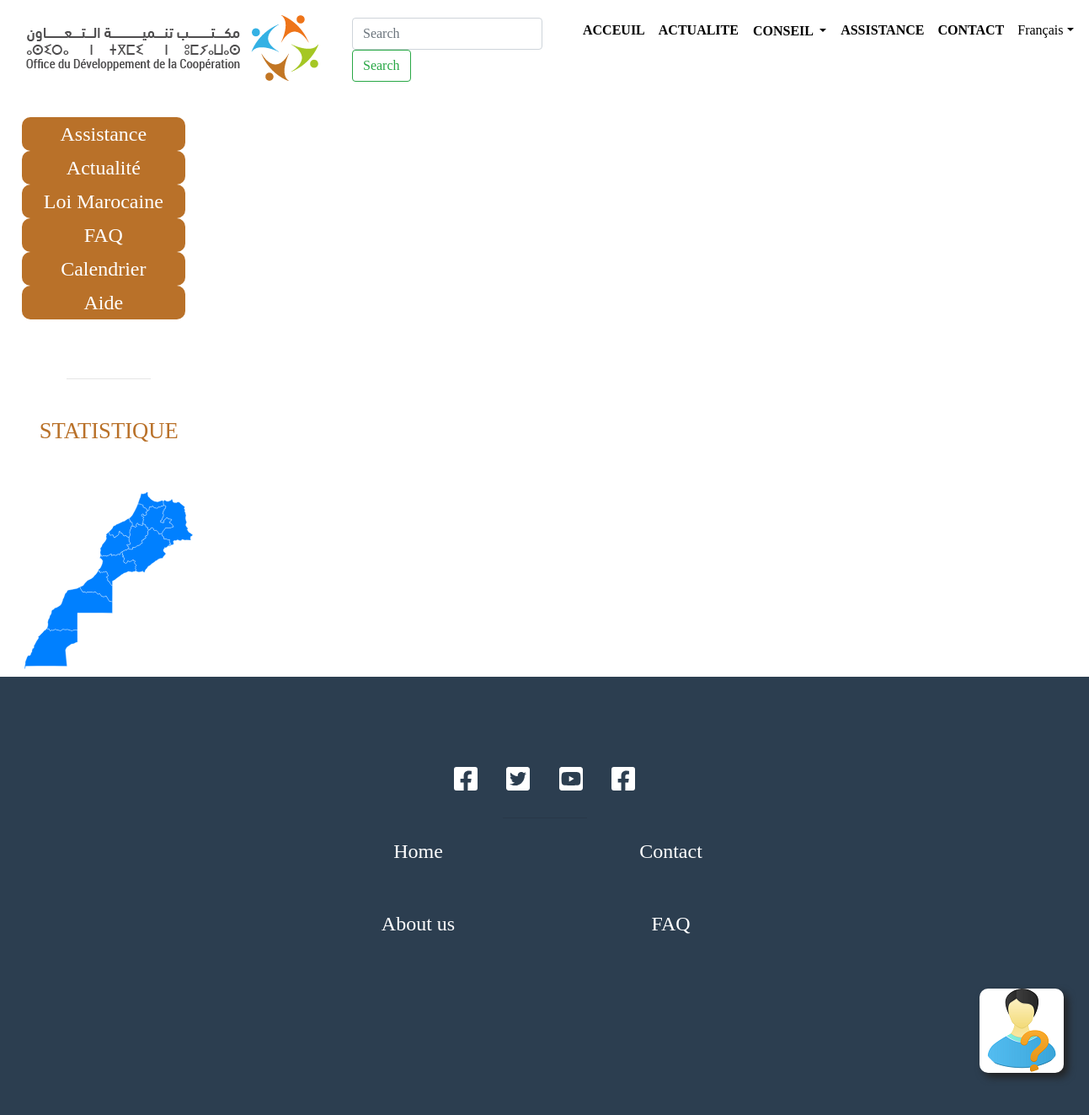
The app's page /search/, older data.
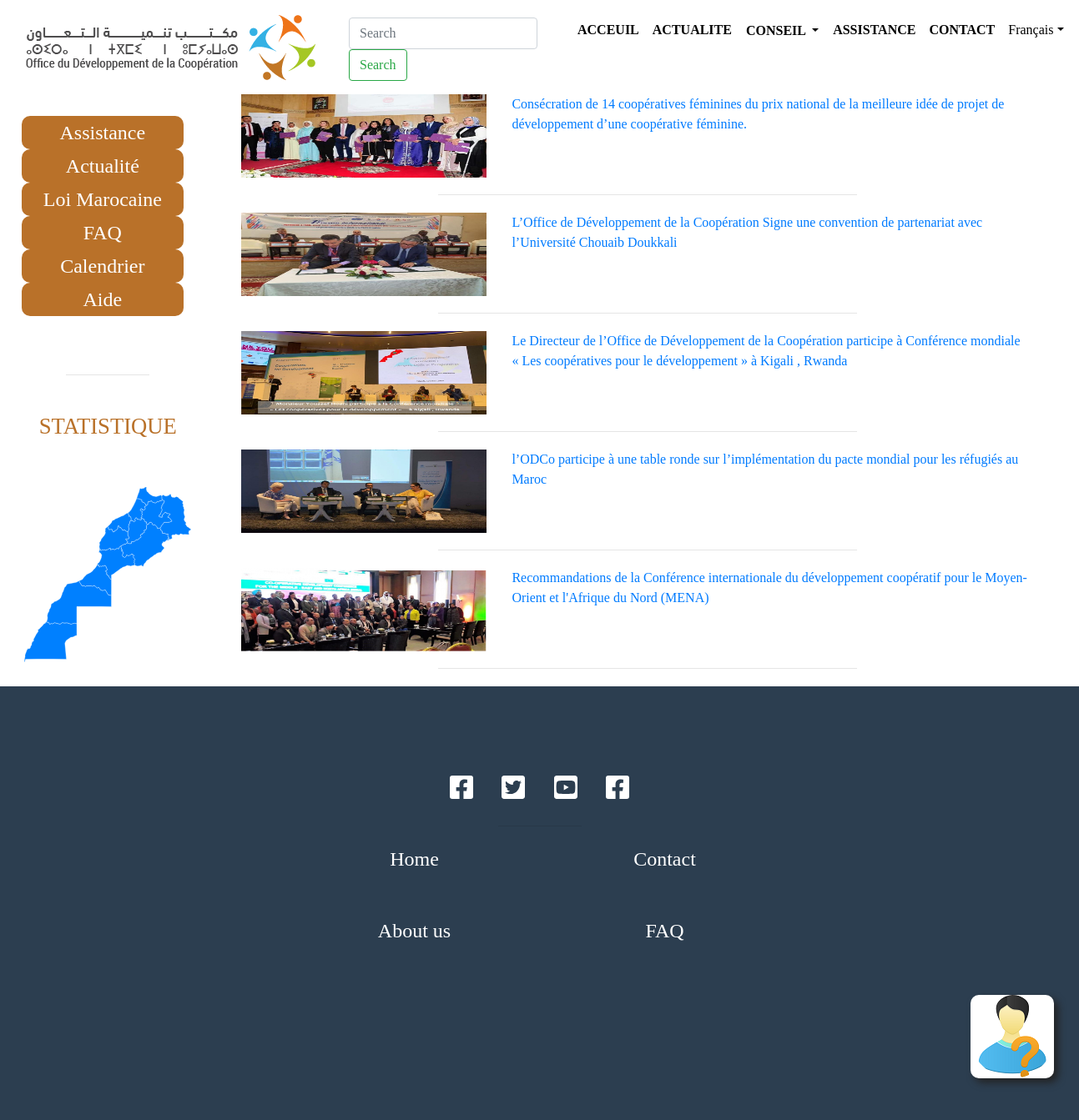
The same page, newer data.
### odcoapp/models.py (models this page shows, shortened)
class Acctualite(models.Model):
    titre = models.CharField(max_length=400)
    media = models.ImageField(null=True, blank=True)
    date_of = models.DateTimeField(max_length=20, default=datetime.now)
    secteur = models.ForeignKey('Secteur', on_delete=models.CASCADE, default=0)
    text = models.TextField()
    langue = models.CharField(max_length=10, default=0)

### odcoapp/views.py (the view)
# urls.py: path(r'search/', Search, name="Search"),
def Search(request):
    acct = Acctualite.objects.filter(titre__contains=request.GET.get('objet', 'a'))
    return render(request, 'search.html', {"acct": acct})

### odcoapp/templates/search.html (shortened to what the changed rows need)
{% load static %}
{% load pwa %}
{% block content %}
<html lang="en" class="fontawesome-i2svg-active fontawesome-i2svg-complete">
<head>
		<link rel="stylesheet" href="https://cdnjs.cloudflare.com/ajax/libs/font-awesome/5.13.0/css/all.min.css">
		<link rel="stylesheet" href="https://maxcdn.bootstrapcdn.com/bootstrap/4.4.1/css/bootstrap.min.css">
</head>
<body translate="no">
<div class="actu-flex">
    <div class="item col-item">
        <center>
            <div class=" item statistique-cadre" style="width:200px;">
                <br>
                <br>
                <center><h2 style="color:#b97129; font-family:Georgia; font-size: 20pt;">STATISTIQUE</h2></center>
            </div>
        </center>
    </div>
    <div class="item actu-item container">
        {% for a in acct %}
        <a href="/acctuspe/lactu?id={{a.titre}}">
        <div class="row col-12 container-fluid" >
            <div class=" text-right col-4 prog-elem" style="float: right;">
                <img class="d-block w-100 photo-size" src="/images/{{a.media}}" alt="images/{{a.media}}"/>
            </div>
            <div class="prog-text col-8">
                <p>{{a.titre}}</p>
            </div>
        </div>
        </a>
        <center>
            <hr style="width: 50%;"/>
        </center>
        {% endfor %}
    </div>
</div>
</body>
</body>
</html>
{% endblock %}

Row changes from the older to the newer data that the page shows:
added Acctualite: media (picture), titre "Consécration de 14 coopératives féminines du prix national de la meilleure idée de projet de développement d’une coopérative féminine."
added Acctualite: media (picture), titre "L’Office de Développement de la Coopération Signe une convention de partenariat avec l’Université Chouaib Doukkali"
added Acctualite: media (picture), titre "Le Directeur de l’Office de Développement de la Coopération participe à Conférence mondiale « Les coopératives pour le développement » à Kigali , Rwanda"
added Acctualite: media (picture), titre "l’ODCo participe à une table ronde sur l’implémentation du pacte mondial pour les réfugiés au Maroc"
added Acctualite: media (picture), titre "Recommandations de la Conférence internationale du développement coopératif pour le Moyen-Orient et l'Afrique du Nord (MENA)"
